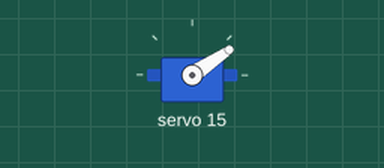
Bench run of a sketch on a simulated Arduino Uno, built with avr-gcc and run on an emulated ATmega328P. Shown: servo.

Above: at 0.36 s.
At 4.75 s:
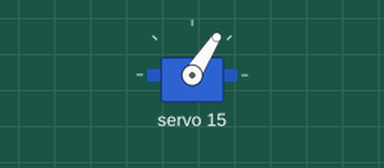
At 8.99 s:
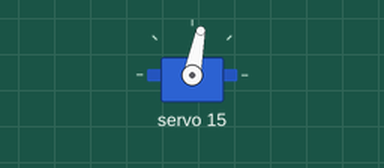
At 17.6 s:
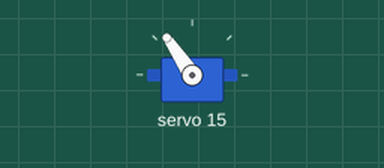
Timing chart, 0 to 19.1 s (numbered marks = the images above):
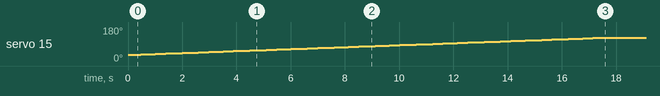

The sketch:

TestCode.ino
```cpp
#include <Wire.h>
#include <Adafruit_PWMServoDriver.h>

Adafruit_PWMServoDriver pwm = Adafruit_PWMServoDriver();   // Initiates library.

#define SERVOMIN  100  // Minimum pulse length count out of 4096.
//#define SERVOMAX  2200 // Maximum pulse length count out of 4096.
//#define SERVOMAX  275 // Maximum pulse length count out of 4096.
#define SERVOMAX  565 // Maximum pulse length count out of 4096.
#define EGGSLEFT  216
#define EGGSMIDDLE 332
#define EGGSRIGHT 449
#define DELAYPERINCRMENT 75
#define INCREMENTSTEP 1
int servoNo = 15; // Defines a counter for servos.


void setup()
{
  Serial.begin(9600);       // Starts serial connecton at 9600 baud rate.

  pwm.begin();         // Sends PWM signals.
  pwm.setPWMFreq(60);  // Makes servos run at 60 Hz rate.
  delay(20);
  pwm.setPWM(15, 0, EGGSLEFT);
}


void loop()
{
  //pwm.setPWM(15, 0, SERVOMIN);
  //delay(2000);
  //pwm.setPWM(15, 0, SERVOMAX);
  //delay(2000);
//pwm.setPWM(15, 0, EGGSLEFT);
//  delay(2000);
//pwm.setPWM(15, 0, EGGSMIDDLE);
//  delay(2000);
//pwm.setPWM(15, 0, EGGSRIGHT);
//  delay(2000);
moveEggsRight();
waitOneFifthOfAday();
moveEggsLeft();
waitOneFifthOfAday();
}

void moveEggsLeft(){
  for (int pulselen = EGGSRIGHT; pulselen > EGGSLEFT; pulselen = pulselen-INCREMENTSTEP){
    pwm.setPWM(servoNo, 0, pulselen);
    delay(DELAYPERINCRMENT);
  }
}

void moveEggsRight(){
  for (int pulselen = EGGSLEFT; pulselen < EGGSRIGHT; pulselen = pulselen+INCREMENTSTEP){
    pwm.setPWM(servoNo, 0, pulselen);
    delay(DELAYPERINCRMENT);
  }
}

void waitOneFifthOfAday(){
  delay(17280000);
}
```

Measured:
- by itself, servo 15: moves from 32° to 124° over 17.4 s
